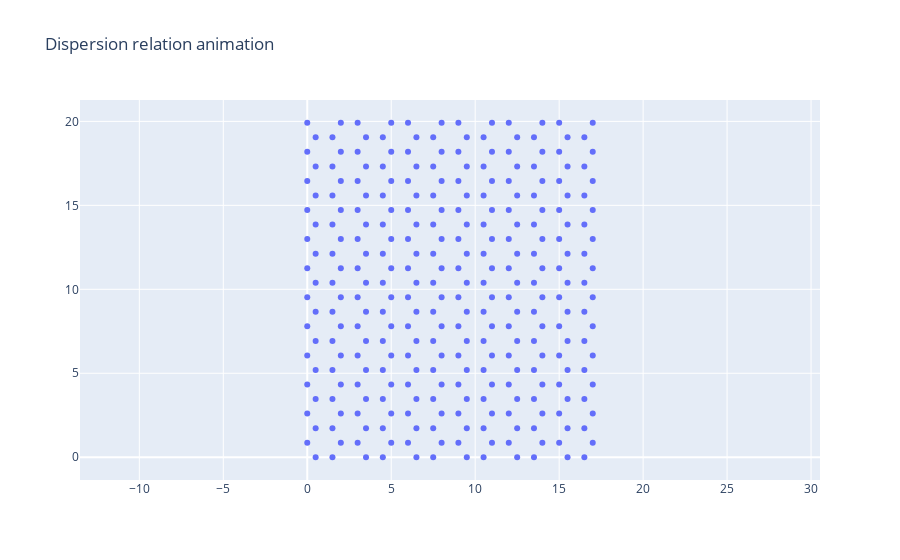

Source (notebook cell):
### Markdown cell above
# Animation

### Code cell
import numpy as np
import plotly.graph_objects as go


# Parameters
qx = 2.658407
qy = 2.658407
Nx = 24
Ny = 12

idx = min(range(len(hl.qxs)), key=lambda i: abs(hl.qxs[i] - qx))
idy = min(range(len(hl.qys)), key=lambda i: abs(hl.qys[i] - qy))

Q = hl.Q(qx, qy)

mode = 6 # 0 to 8
w = ws[idy, idx, mode] # /s

grid = []
for y in range(Ny):
    x_pos = 0
    y_pos = np.sqrt(3) * (y + 1 / 2)
    inc_set = [[1 / 2, -np.sqrt(3) / 2], [1., 0.], [1 / 2, np.sqrt(3) / 2], [1., 0.]]
    row = []
    for x in range(Nx):
        row.append([x_pos, y_pos])
        x_pos += inc_set[x % 4][0]
        y_pos += inc_set[x % 4][1]
    grid.append(row)
grid = np.array(grid)

x = grid[:, :, 0].flatten()
y = grid[:, :, 1].flatten()
fig = go.Figure(
    data=[go.Scatter(x=x.real, y=y.real, mode='markers')],
    layout=go.Layout(
        title="Dispersion relation animation",
        yaxis=dict(scaleanchor="x", scaleratio=1),
    ),)
fig.show()

### Figure 1 — Plotly figure (JSON) as saved in the notebook; plotly's stock layout.template omitted (floating-point values rounded to 4 significant figures; data arrays with more than 128 entries replaced by an {"elided": "..."} marker saying what was removed)
{"data": [{"mode": "markers", "type": "scatter", "x": {"elided": "288 float values"}, "y": {"elided": "288 float values"}}], "layout": {"title": {"text": "Dispersion relation animation"}, "yaxis": {"scaleanchor": "x", "scaleratio": 1}}}
